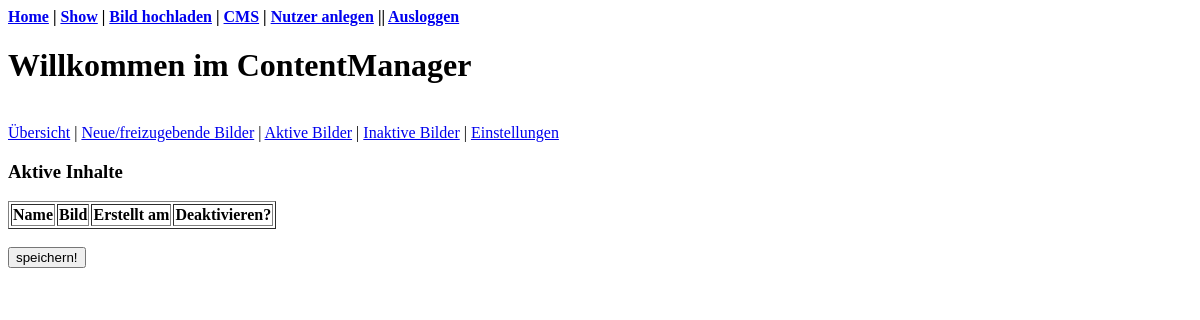
Page /cms_aktiv.php (signed in) on the earlier database version.
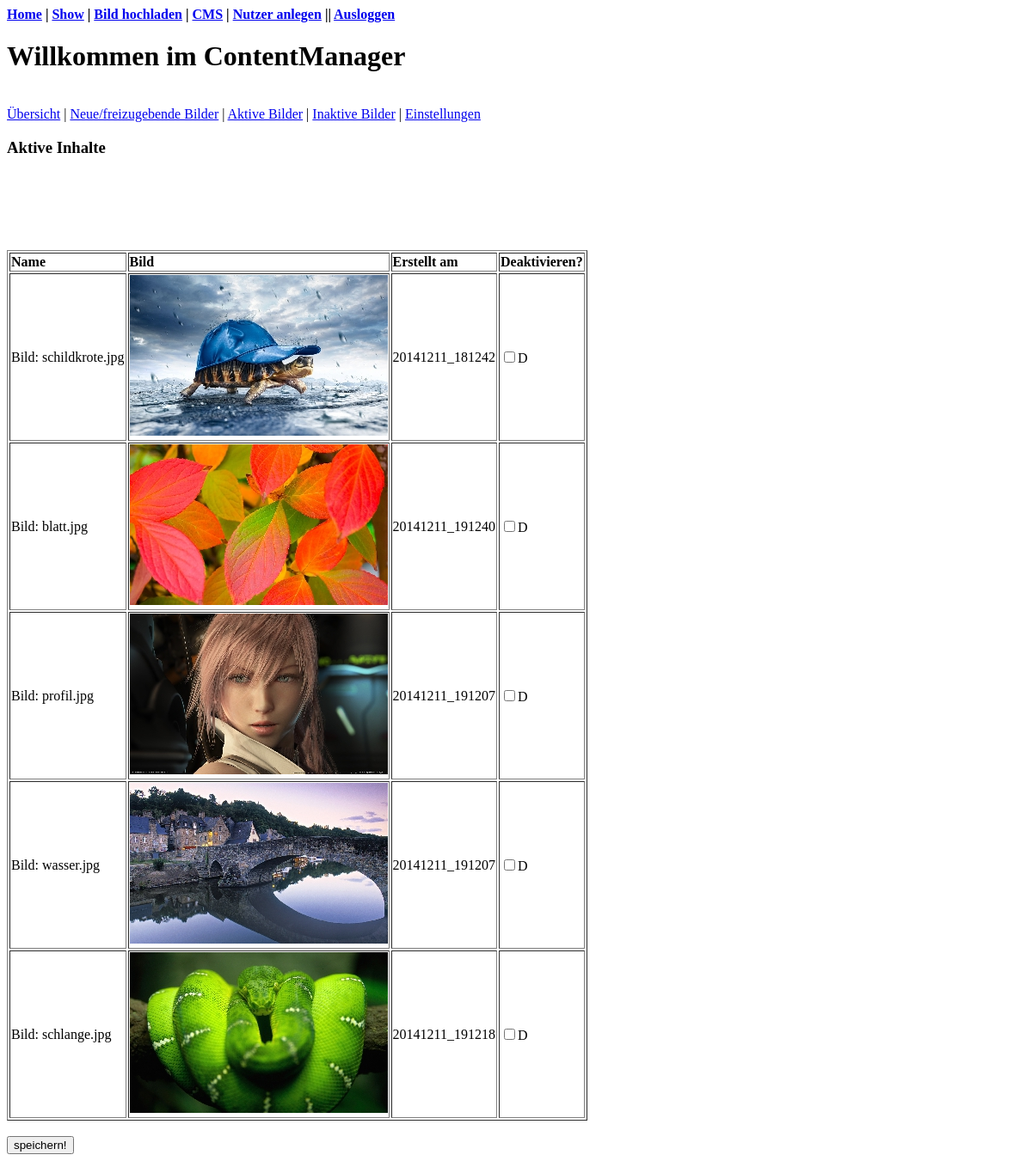
Same page on the later database version.
### tables this page shows
CREATE TABLE "bilder" ("lfdnr" INTEGER PRIMARY KEY  NOT NULL , "name" TEXT NOT NULL , "user" INTEGER NOT NULL , "erstzeit" DATETIME NOT NULL  DEFAULT CURRENT_TIMESTAMP, "akt_ab" DATETIME, "akt_bis" DATETIME, "ort" TEXT NOT NULL , "status" INTEGER);

### cms_aktiv.php (the view, shortened to what this page needs)
<?php
include("header.php");
include("cms_links.php");
$db = new SQLite3('db/infosaeule.sqlite');
if(!$db)die($db->lastErrorMsg());
 else{
echo" <form action='check_aktiv.php' method='post' enctype='multipart/form-data'>";
  $results = $db->query("SELECT name, erstzeit,lfdnr from Bilder where status='1' order by 'lfdnr'");
if($results)
  { echo " <b><h3>Aktive Inhalte</h3></b>";
  echo "<table border='1'> ";
  echo "<tr><td><b>Name</b></td>";
  echo "<td><b>Bild</b></td>";
  echo "<td><b>Erstellt am</b></td>";
  echo "<td><b>Deaktivieren?</b></td></tr>";
         while ($row = $results->fetchArray())
         {
                 echo "<tr><td>Bild: ".$row['name']."</td>";
                 echo "<td><img src='thumbnail/".$row['erstzeit']."-".$row['name']."' alt='".$row['name']."'</td>";
                 echo "<td>".$row['erstzeit']."</td>";
                 echo "<td><input type='checkbox' name='".$row['lfdnr']."' value='deaktivieren'>D</td>";
                 echo "</tr><br>";
         }
  echo "</table> ";
  }
}
?>
 <br>
 <input type="submit" value="speichern!">
</form>

Differences in the rows shown:
added bilder: name "schildkrote.jpg", erstzeit+name (picture), erstzeit "20141211_181242"
added bilder: name "blatt.jpg", erstzeit+name (picture), erstzeit "20141211_191240"
added bilder: name "profil.jpg", erstzeit+name (picture), erstzeit "20141211_191207"
added bilder: name "wasser.jpg", erstzeit+name (picture), erstzeit "20141211_191207"
added bilder: name "schlange.jpg", erstzeit+name (picture), erstzeit "20141211_191218"
